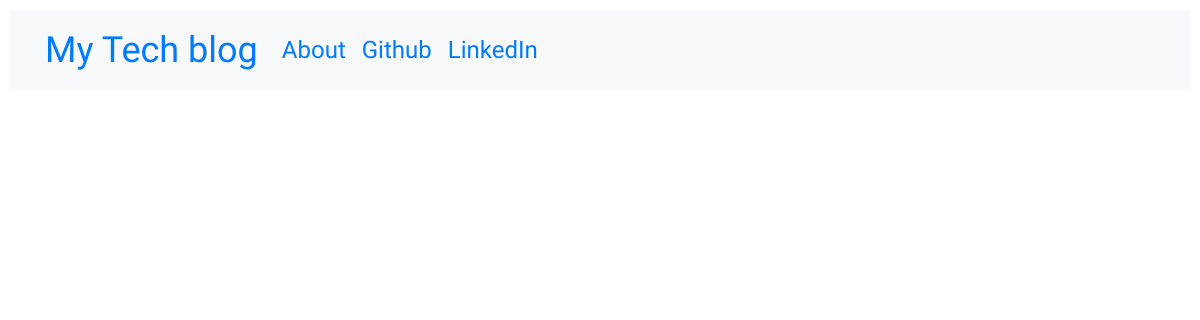
The app's page /, older data.
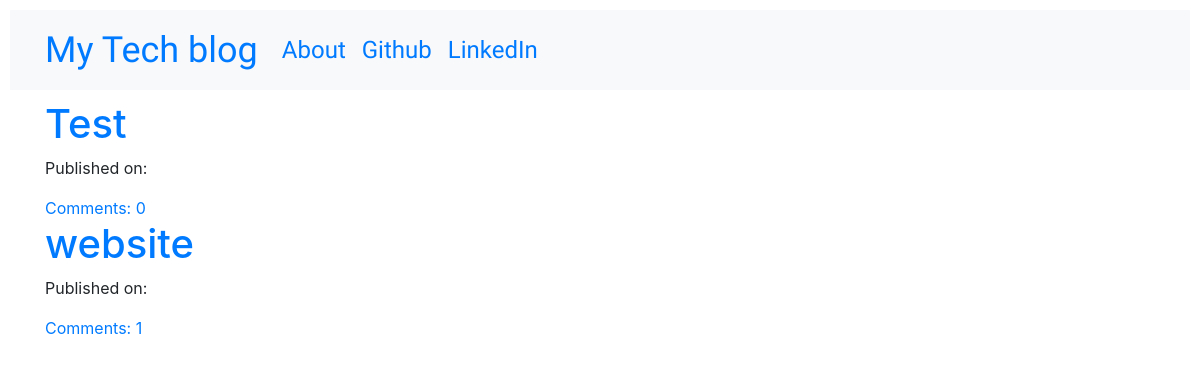
The same page, newer data.
### blog/models.py (models this page shows, shortened)
class Post(models.Model):
    author = models.ForeignKey('auth.User', on_delete = models.CASCADE)
    title = models.CharField(max_length=200)
    text = models.TextField()
    create_date = models.DateTimeField(default = timezone.now)
    published_date = models.DateTimeField(blank = True, null = True)
    def approve_comments(self):
        return self.comments.filter(approved_comment=True)

### blog/views.py (the view)
# urls.py: url(r'^$', views.PostListView.as_view(), name='post_list'),
class PostListView(ListView):
    model = Post
    def get_queryset(self):
        return Post.objects.filter(published_date__lte=timezone.now()).order_by('-published_date')

### blog/templates/blog/post_list.html
{% extends 'blog/base.html' %}
{% block content %}
<div class="centerstage">
  {% for post in post_list %}
    <div class="post">
      <h1><a href="{% url 'post_detail' pk=post.pk %}">{{ post.title }}</a></h1>
      <div class="date">
        <p>Published on: {{ post.published|date:"D m Y" }}</p>
      </div>
      <a href="{% url 'post_detail' pk=post.pk %}">Comments: {{ post.approve_comments.count }}</a>
    </div>
  {% endfor %}
</div>
{% endblock %}

### blog/templates/blog/base.html (shortened to what this page needs)
<!DOCTYPE html>
{% load static %}
<html lang="en" dir="ltr">
  <head>
    <link href="https://stackpath.bootstrapcdn.com/bootstrap/4.5.0/css/bootstrap.min.css" rel="stylesheet">
    <link rel="stylesheet" href="//cdn.jsdelivr.net/npm/medium-editor@latest/dist/css/medium-editor.min.css" type="text/css" media="screen" charset="utf-8">
    <link href="//netdna.bootstrapcdn.com/bootstrap/3.0.0/css/bootstrap-glyphicons.css" rel="stylesheet">
    <link rel="stylesheet" href="{% static 'css/blog.css' %}">
  </head>
  <body class="loader">
    <nav class="navbar navbar-expand-lg bg-light techfont">
      <div class="container">
        <div class="navbar-nav align-items-center">
          <a class="navbar-brand bigbrand" href="{% url 'post_list' %}">My Tech blog</a>
          <a class="nav-item nav-link" href="{% url 'about' %}">About</a>
          <a class="nav-item nav-link" href="https://www.github.com">Github</a>
          <a class="nav-item nav-link" href="https://www.linkedin.com">LinkedIn</a>
        </div>
        <div class="navbar-nav align-items-center ml-auto">
          {% if user.is_authenticated %}
            <a class="nav-item nav-link" href="{% url 'post_new' %}">New Post</a>
            <a class="nav-item nav-link" href="{% url 'post_draft_list' %}">Drafts</a>
            <a class="nav-item nav-link" href="{% url 'logout' %}">Log out</a>
            <a >Welcome: {{ user.username }}</a>
          {% else %}
            <a class="nav-item nav-link" href="{% url 'login' %}" aria-label="Login">
              </a>
          {% endif %}
        </div>
      </div>
    </nav>
    <div class="content container">
      <div class="row">
        <div class="col-md-8">
          <div class="blog_posts">
            {% block content %}
            {% endblock %}
          </div>
        </div>
      </div>
    </div>
  </body>
</html>

### blog/static/css/blog.css (style rules this page uses)
.techfont { font-family: 'Russo One', sans-serif; font-size: 1.5em; margin: 10px; }
.bigbrand { font-size: 1.5em; }
.centerstage { margin-left: auto; margin-right: auto; }
.loader { filter:hue-rotate(0deg); color:linear-gradient(45deg,#0f8,#08f); animation:hue 10000ms infinite linear; }

Row changes from the older to the newer data that the page shows:
added Post: title "Test", approve_comments.count "0"
added Post: title "website", approve_comments.count "1"
